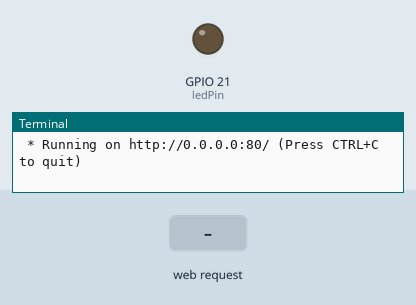
This program was run on a simulated Raspberry Pi (BCM pin numbers). Parts: output pins drawn as LEDs (lit = HIGH), the last lines printed to the terminal. The test bench sets the inputs (shaded band). The clock reads 2024-03-15 10:24:30 at power-on unless the program sets it.

Above: at 1.2 s.
1.3 s: HTTP request for /data received with the fields led=on
At 1.8 s:
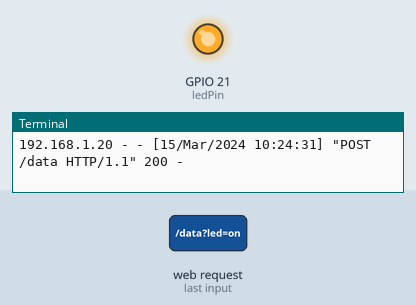
2.8 s: HTTP request for /data received with the fields led=off
At 4.2 s:
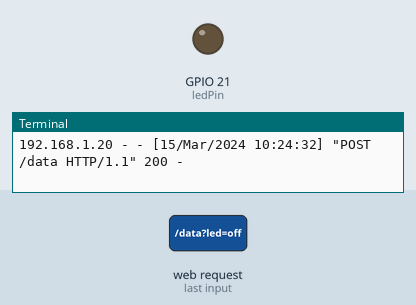
Timing chart, 0 to 5.8 s (numbered marks = the images above; inputs shaded):
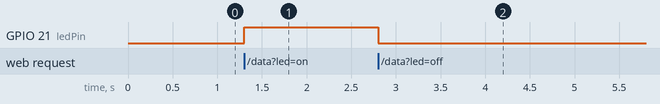

The program:

main20-1.py
```python
from flask import Flask, request, render_template
import RPi.GPIO as GPIO

app = Flask(__name__)

ledPin = 21

GPIO.setmode(GPIO.BCM)
GPIO.setup(ledPin, GPIO.OUT)
GPIO.output(ledPin, GPIO.LOW)

@app.route('/')
def main():
    return render_template("index.html")

@app.route('/data', methods=['POST'])
def handleData():
    data = request.form['led']

    if data == 'on':
        GPIO.output(ledPin, GPIO.HIGH)
        return main()
    elif data == 'off':
        GPIO.output(ledPin, GPIO.LOW)
        return main()

if __name__ == '__main__':
    app.run(host='0.0.0.0', port='80')
```

Measured:
- after the input at 1.3 s, GPIO 21 (ledPin): LOW → HIGH at once
- after the input at 2.8 s, GPIO 21 (ledPin): HIGH → LOW at once
